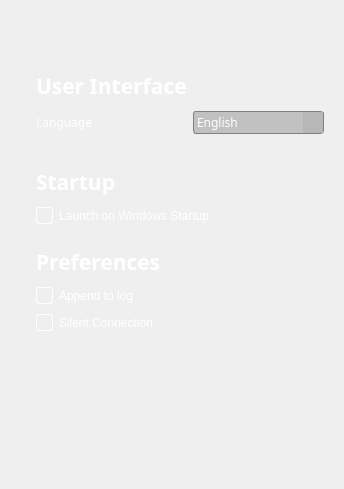
              <widget class="QWidget" name="generalSettingspage">
               <layout class="QVBoxLayout" name="verticalLayout_24">
                <item>
                 <spacer name="verticalSpacer_10">
                  <property name="orientation">
                   <enum>Qt::Vertical</enum>
                  </property>
                  <property name="sizeType">
                   <enum>QSizePolicy::Fixed</enum>
                  </property>
                  <property name="sizeHint" stdset="0">
                   <size>
                    <width>20</width>
                    <height>40</height>
                   </size>
                  </property>
                 </spacer>
                </item>
                <item>
                 <widget class="QFrame" name="frame_3">
                  <property name="maximumSize">
                   <size>
                    <width>650</width>
                    <height>16777215</height>
                   </size>
                  </property>
                  <property name="styleSheet">
                   <string notr="true">background-color: rgba(0, 0, 0,0);
border:none;</string>
                  </property>
                  <property name="frameShape">
                   <enum>QFrame::StyledPanel</enum>
                  </property>
                  <property name="frameShadow">
                   <enum>QFrame::Raised</enum>
                  </property>
                  <layout class="QGridLayout" name="gridLayout_6">
                   <property name="leftMargin">
                    <number>25</number>
                   </property>
                   <property name="topMargin">
                    <number>20</number>
                   </property>
                   <property name="bottomMargin">
                    <number>20</number>
                   </property>
                   <property name="verticalSpacing">
                    <number>10</number>
                   </property>
                   <item row="2" column="0" colspan="2">
                    <widget class="Line" name="line_5">
                     <property name="font">
                      <font>
                       <stylestrategy>PreferDefault</stylestrategy>
                      </font>
                     </property>
                     <property name="autoFillBackground">
                      <bool>false</bool>
                     </property>
                     <property name="styleSheet">
                      <string notr="true">background-color: &quot;#474748&quot;;

</string>
                     </property>
                     <property name="orientation">
                      <enum>Qt::Horizontal</enum>
                     </property>
                    </widget>
                   </item>
                   <item row="3" column="0">
                    <widget class="QLabel" name="userInterfaceTitle_2">
                     <property name="minimumSize">
                      <size>
                       <width>0</width>
                       <height>40</height>
                      </size>
                     </property>
                     <property name="font">
                      <font>
                       <family>Sans Serif</family>
                       <pointsize>16</pointsize>
                       <bold>true</bold>
                      </font>
                     </property>
                     <property name="styleSheet">
                      <string notr="true">background-color: transparent;
color: rgb(255, 255, 255);
margin-top: &quot;10px&quot;;</string>
                     </property>
                     <property name="text">
                      <string>Startup</string>
                     </property>
                     <property name="alignment">
                      <set>Qt::AlignBottom|Qt::AlignJustify</set>
                     </property>
                    </widget>
                   </item>
                   <item row="8" column="0">
                    <widget class="QCheckBox" name="checkBox_5">
                     <property name="autoFillBackground">
                      <bool>false</bool>
                     </property>
                     <property name="styleSheet">
                      <string notr="true">QCheckBox {
    background-color: transparent; 
    color: white;
	margin-left: &quot;40px&quot;;
   
}

QCheckBox::indicator {
    border: 1px solid white; 
border-radius: 3px;
    width: 15px; 
    height: 15px;
    background-color: transparent;
}

QCheckBox::indicator:checked {
    image: url(:/logos/new.png); 
    background-color: transparent; 
    border: 1px solid white;
}

QCheckBox::indicator:unchecked {
    background-color: transparent;
    border: 1px solid white;
}
</string>
                     </property>
                     <property name="text">
                      <string>Silent Connection</string>
                     </property>
                     <property name="iconSize">
                      <size>
                       <width>5</width>
                       <height>5</height>
                      </size>
                     </property>
                     <property name="checked">
                      <bool>false</bool>
                     </property>
                     <property name="tristate">
                      <bool>false</bool>
                     </property>
                    </widget>
                   </item>
                   <item row="4" column="0" colspan="2">
                    <widget class="QCheckBox" name="checkBox_2">
                     <property name="autoFillBackground">
                      <bool>false</bool>
                     </property>
                     <property name="styleSheet">
                      <string notr="true">QCheckBox {
    background-color: transparent; 
    color: white;
	margin-left: &quot;40px&quot;;
   
}

QCheckBox::indicator {
    border: 1px solid white; 
border-radius: 3px;
    width: 15px; 
    height: 15px;
    background-color: transparent;
}

QCheckBox::indicator:checked {
    image: url(:/logos/new.png); 
    background-color: transparent; 
    border: 1px solid white;
}

QCheckBox::indicator:unchecked {
    background-color: transparent;
    border: 1px solid white;
}
</string>
                     </property>
                     <property name="text">
                      <string>Launch on Windows Startup</string>
                     </property>
                     <property name="iconSize">
                      <size>
                       <width>5</width>
                       <height>5</height>
                      </size>
                     </property>
                     <property name="checked">
                      <bool>false</bool>
                     </property>
                     <property name="tristate">
                      <bool>false</bool>
                     </property>
                    </widget>
                   </item>
                   <item row="1" column="0">
                    <widget class="QLabel" name="languageLabel">
                     <property name="font">
                      <font>
                       <family>Sans Serif</family>
                      </font>
                     </property>
                     <property name="styleSheet">
                      <string notr="true">background-color: transparent;
color: rgb(255, 255, 255);
margin-left: &quot;40px&quot;;</string>
                     </property>
                     <property name="text">
                      <string>Language</string>
                     </property>
                    </widget>
                   </item>
                   <item row="5" column="0" colspan="2">
                    <widget class="Line" name="line_4">
                     <property name="styleSheet">
                      <string notr="true">background-color: &quot;#474748&quot;;</string>
                     </property>
                     <property name="orientation">
                      <enum>Qt::Horizontal</enum>
                     </property>
                    </widget>
                   </item>
                   <item row="6" column="0">
                    <widget class="QLabel" name="userInterfaceTitle_3">
                     <property name="font">
                      <font>
                       <family>Sans Serif</family>
                       <pointsize>16</pointsize>
                       <bold>true</bold>
                      </font>
                     </property>
                     <property name="styleSheet">
                      <string notr="true">background-color: transparent;
color: rgb(255, 255, 255);
margin-bottom: &quot;10px&quot;;</string>
                     </property>
                     <property name="text">
                      <string>Preferences</string>
                     </property>
                    </widget>
                   </item>
                   <item row="1" column="1">
                    <widget class="QComboBox" name="selectLanguageInput">
                     <property name="sizePolicy">
                      <sizepolicy hsizetype="Preferred" vsizetype="Preferred">
                       <horstretch>0</horstretch>
                       <verstretch>0</verstretch>
                      </sizepolicy>
                     </property>
                     <property name="minimumSize">
                      <size>
                       <width>131</width>
                       <height>0</height>
                      </size>
                     </property>
                     <property name="maximumSize">
                      <size>
                       <width>16777215</width>
                       <height>30</height>
                      </size>
                     </property>
                     <property name="font">
                      <font>
                       <family>Sans Serif</family>
                      </font>
                     </property>
                     <property name="contextMenuPolicy">
                      <enum>Qt::NoContextMenu</enum>
                     </property>
                     <property name="styleSheet">
                      <string notr="true">QComboBox {
    border: 1px solid gray;
    border-radius: 3px;
    padding: 1px 18px 1px 3px;
    min-width: 6em;
    background-color: rgba(180,180,180,200); 
    color: white; /* Text color */
    
	selection-background-color: rgba(79, 158, 164,100);
}

QComboBox::drop-down {
    subcontrol-origin: padding;
    subcontrol-position: top right;
    width: 20px;
    border-left: none; /* No left border for the drop-down arrow */
   background-color: rgba(180,180,180,200); 
}

QComboBox QAbstractItemView {
    border: 1px solid gray;
    background-color: rgba(180,180,180,200); 
    color: white; /* Text color */
    selection-background-color: rgba(79, 158, 164,100);
}
</string>
                     </property>
                     <property name="locale">
                      <locale language="French" country="France"/>
                     </property>
                     <property name="editable">
                      <bool>false</bool>
                     </property>
                     <property name="currentText">
                      <string>English</string>
                     </property>
                     <property name="frame">
                      <bool>true</bool>
                     </property>
                     <item>
                      <property name="text">
                       <string>English</string>
                      </property>
                     </item>
                     <item>
                      <property name="text">
                       <string>French</string>
                      </property>
                     </item>
                     <item>
                      <property name="text">
                       <string>Spanish</string>
                      </property>
                     </item>
                     <item>
                      <property name="text">
                       <string>Chinese</string>
                      </property>
                     </item>
                     <item>
                      <property name="text">
                       <string>Italian</string>
                      </property>
                     </item>
                    </widget>
                   </item>
                   <item row="7" column="0">
                    <widget class="QCheckBox" name="checkBox_3">
                     <property name="autoFillBackground">
                      <bool>false</bool>
                     </property>
                     <property name="styleSheet">
                      <string notr="true">QCheckBox {
    background-color: transparent; 
    color: white;
	margin-left: &quot;40px&quot;;
   
}

QCheckBox::indicator {
    border: 1px solid white; 
border-radius: 3px;
    width: 15px; 
    height: 15px;
    background-color: transparent;
}

QCheckBox::indicator:checked {
    image: url(:/logos/new.png); 
    background-color: transparent; 
    border: 1px solid white;
}

QCheckBox::indicator:unchecked {
    background-color: transparent;
    border: 1px solid white;
}
</string>
                     </property>
                     <property name="text">
                      <string>Append to log</string>
                     </property>
                     <property name="iconSize">
                      <size>
                       <width>5</width>
                       <height>5</height>
                      </size>
                     </property>
                     <property name="checked">
                      <bool>false</bool>
                     </property>
                     <property name="tristate">
                      <bool>false</bool>
                     </property>
                    </widget>
                   </item>
                   <item row="0" column="0">
                    <widget class="QLabel" name="userInterfaceTitle">
                     <property name="font">
                      <font>
                       <family>Sans Serif</family>
                       <pointsize>16</pointsize>
                       <bold>true</bold>
                      </font>
                     </property>
                     <property name="styleSheet">
                      <string notr="true">background-color: transparent;
color: rgb(255, 255, 255);</string>
                     </property>
                     <property name="text">
                      <string>User Interface</string>
                     </property>
                    </widget>
                   </item>
                  </layout>
                 </widget>
                </item>
                <item>
                 <spacer name="verticalSpacer_11">
                  <property name="orientation">
                   <enum>Qt::Vertical</enum>
                  </property>
                  <property name="sizeHint" stdset="0">
                   <size>
                    <width>20</width>
                    <height>127</height>
                   </size>
                  </property>
                 </spacer>
                </item>
               </layout>
              </widget>
